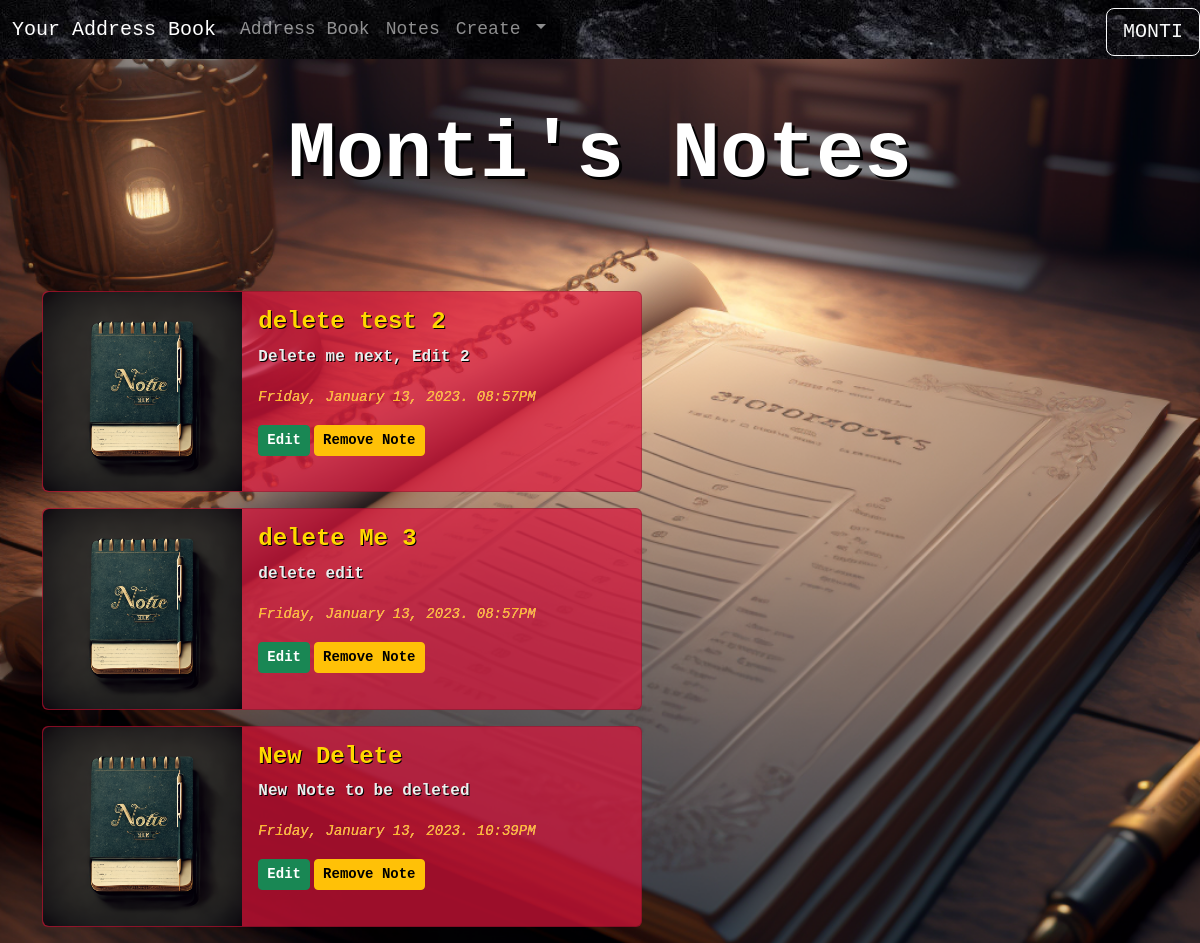
/notes (signed in), run on an earlier commit of the app's database.
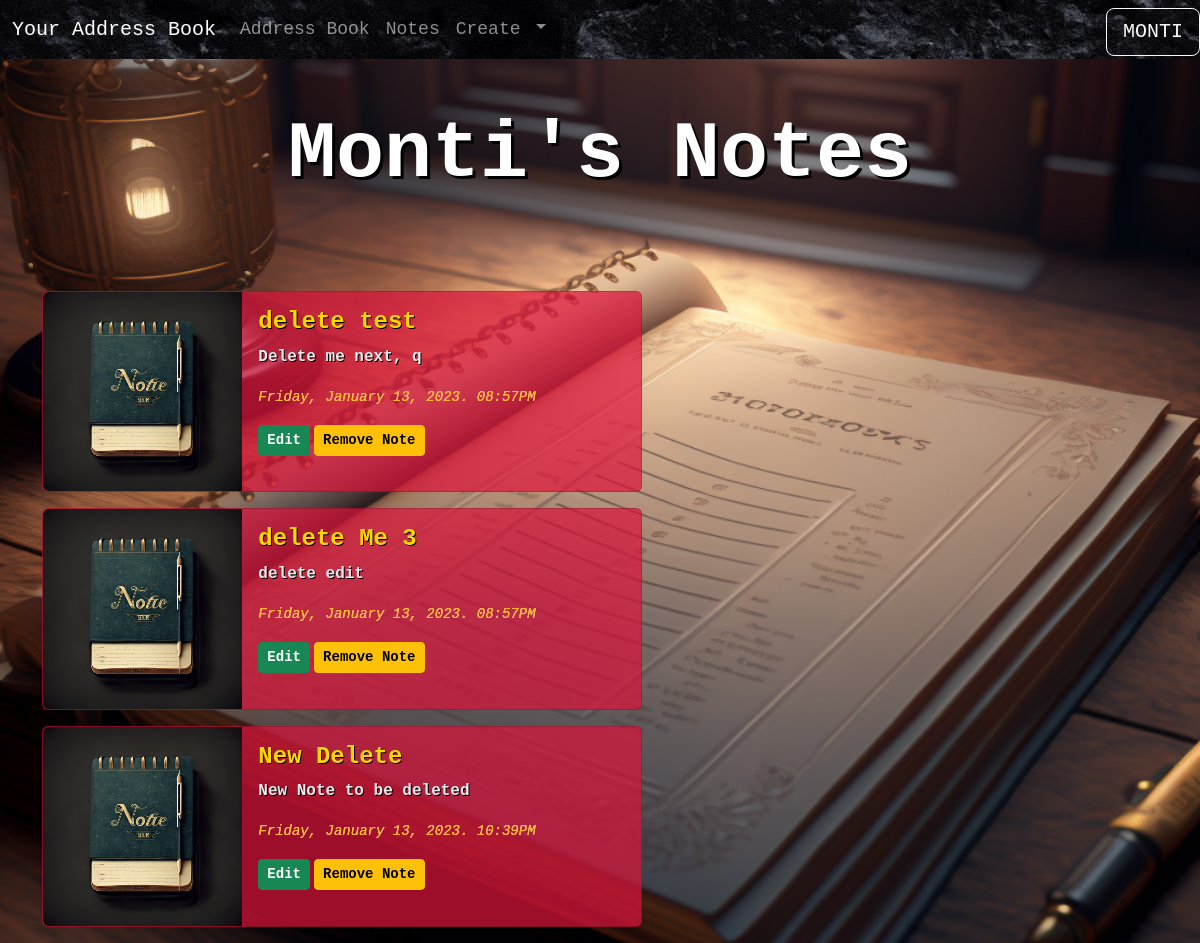
And on a later commit of the database.
### app/models.py (models this page shows, shortened)
class User(db.Model, UserMixin):
    id = db.Column(db.Integer, primary_key=True)
    first_name = db.Column(db.String(25), nullable=False)
    last_name = db.Column(db.String(25), nullable=False)
    email = db.Column(db.String(50), nullable=False, unique=True)
    username = db.Column(db.String(50), nullable=False, unique=True)
    password = db.Column(db.String(256), nullable=False)
    date_created = db.Column(db.DateTime, nullable=False, default=datetime.utcnow)
    address = db.relationship('Address', backref='author', lazy='dynamic')
    notes = db.relationship('Post', backref='author', lazy='dynamic')

class Post(db.Model):
    id = db.Column(db.Integer, primary_key=True)
    title = db.Column(db.String, nullable=False)
    body = db.Column(db.String, nullable=False)
    date_created = db.Column(db.DateTime, nullable=False, default=datetime.utcnow)
    user_id = db.Column(db.Integer, db.ForeignKey('user.id'))

### app/routes.py (the view)
@app.route('/notes')
@login_required
def notes():
    if current_user.is_authenticated:
        notes = current_user.notes.all()
    else:
        notes = []
    return render_template('notes.html', notes=notes)

### app/models.py (called while the page is built)
@login.user_loader
def load_user(user_id):
    return User.query.get(user_id)

### app/templates/notes.html (shortened to what this page needs)
{% extends 'base.html' %}
{% block content %}
<h4 class="home1 text-center mt-5">{{ current_user.first_name.title() }}'s Notes</h4>
{% for note in notes%}
<div class="crd1 card mb-3" style="max-width: 50vmax;">
  <div class="row g-0">
    <div class="col-md-4">
      <img src="{{url_for('static', filename='note.png')}}" class="img-fluid rounded-start" alt="...">
    </div>
    <div class="col-md-8">
      <div class="card-body">
        <h4 class="ct1 card-title">{{ note.title }}</h4>
        <p class="cb1 card-text">{{ note.body }}</p>
        <p class="cb2 card-text"><small><cite title="Source Title">{{ note.date_created.strftime('%A, %B %d, %Y. %I:%M%p') }}</cite></small></p>
        <a href="{{ url_for('edit_post', post_id=note.id) }}" class="edbtn cont btn btn-success btn-sm">Edit</a>
        <button type="button" class="delbtn cont2 btn btn-warning btn-sm" data-bs-toggle="modal" data-bs-target="#deleteModal-{{note.id}}">
          Remove Note
      </button>
      </div>
    </div>
  </div>
</div>
{% endfor %}
{% endblock %}

### app/templates/base.html (shortened to what this page needs)
<!DOCTYPE html>
<html lang="en">
<head>
    <link rel="stylesheet" href="https://cdn.jsdelivr.net/npm/bootstrap@5.3.0-alpha1/dist/css/bootstrap.min.css">
    <link rel="stylesheet" href="https://cdnjs.cloudflare.com/ajax/libs/font-awesome/6.2.1/css/all.min.css" />
    <link rel="stylesheet" href="{{ url_for('static', filename='stylesheet.css')}}">
</head>
<body class="bg-warning" style="background-image: url('static/addressbook.png'); background-position: center; background-size: cover;">
    {% include 'nav.html' %}
    <div class="container">
        {% block content %}
        {% endblock %}
    </div>
</body>
</html>

### app/templates/nav.html (shortened to what this page needs)
<nav class="navbar navbar-expand-lg bg-dark sticky-top" data-bs-theme="dark" style="background-image: url('static/blackstone.jpg');">
    <div class="container-fluid">
        <a class="navbar-brand" href="{{url_for('index')}}">Your Address Book</a>
        <div class="collapse navbar-collapse" id="navbarNavAltMarkup">
            <div class="navbar-nav">
                {% if current_user.is_authenticated %}
                <a class="nav-link" href="{{url_for('address')}}">Address Book</a>
                <a class="nav-link" href="{{url_for('notes')}}">Notes</a>
                <li class="nav-item dropdown">
                <a class="nav-link dropdown-toggle" href="#" role="button" data-bs-toggle="dropdown" aria-expanded="false">
                    Create
                </a>
                </li>
                <button class="btn btn-outline-light btn-lg position-absolute top-05 end-0" type="button" data-bs-toggle="offcanvas" data-bs-target="#offcanvasWithBothOptions" aria-controls="offcanvasWithBothOptions">{{current_user.first_name.upper()}}</button>
                {% else %}
            <a class="nav-link" href="{{url_for('index')}}">Welcome</a>
            <a class="nav-link" href="{{url_for('address')}}">Address Book</a>
            <a class="nav-link" href="{{url_for('notes')}}">Notes</a>
            <a class="nav-link" href="{{url_for('login')}}">Log In</a>
            <a class="nav-link" href="{{url_for('signup')}}">Sign Up</a>
                {% endif %}
            </div>
        </div>
    </div>
</nav>

### app/static/stylesheet.css (style rules this page uses)
.home1 { color: white; font-weight: bold; font-family: "Courier New", Courier, monospace; font-size: 5em; text-shadow: 3px 3px 0px black; padding-bottom: 1em; }
.navbar { font-family: "Courier New", Courier, monospace; font-size: large; }
.cont { font-family: "Courier New", Courier, monospace; font-weight: bold; }
.cont2 { font-family: "Courier New", Courier, monospace; font-weight: bold; }
.crd1 { background-color: rgba(220, 20, 60, 0.708); }
.ct1 { color: gold; text-shadow: 1px 1px 0px black; font-family: "Courier New", Courier, monospace; font-weight: bold; }
.cb1 { color: rgb(237, 237, 237); text-shadow: 1px 1px 0px black; font-family: "Courier New", Courier, monospace; font-weight: bold; }
.cb2 { color: rgba(255, 170, 1, 0.856); text-shadow: 0px 0px 0px rgb(255, 255, 255); font-family: "Courier New", Courier, monospace; }

What changed in the data, as far as the page shows it:
changed Post: title "delete test 2" → "delete test"; body "Delete me next, Edit 2" → "Delete me next, q"
